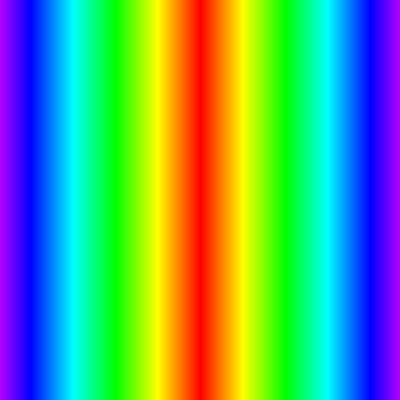
Frame 1 (no input)
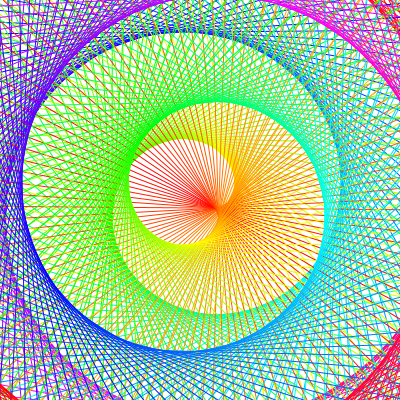
Frame 60 (the mouse pressed at the canvas centre just before this capture)
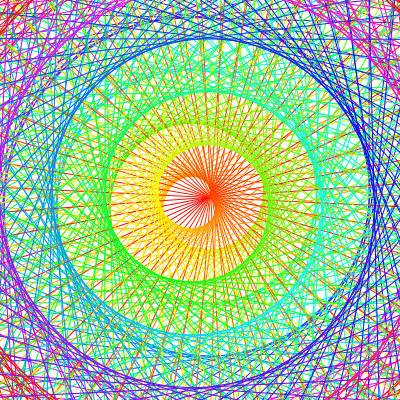
Frame 120 (the mouse held since frame 60 and released just before this capture)

The Processing sketch that drew these frames (run headless with seeded random() and noise(); from frame 60 on, the mouse is pressed at the canvas centre):

// Processing sketch: vertigo_sunflower
// ── vertigo_sunflower.pde
float offset=0;
void setup(){
	size(400,400);
	colorMode(HSB);
	frameRate(60);
}
void draw(){
	background(255);
	pushMatrix();
	translate(200,200);
	for(int i=-300;i<300;i++){
		rotate(offset);
		stroke( (abs(i)+offset) % 330 , 255, 255);
		line(i,-300,i,300);
	}
	popMatrix();
	offset+=0.001;
};

/* Simple adjustments to make the program run in fullscreen
float offset=0;
void setup(){
  fullScreen();
  colorMode(HSB);
  frameRate(30);
}
void draw(){
  background(255);
  pushMatrix();
  translate(width/2,height/2);
  for(int i=-300;i<300;i++){
    rotate(offset);
    stroke( (abs(i)+offset) % 330 , 255, 255);
    line(i*2.5,-300*2.5,i*2.5,300*2.5);
  }
  popMatrix();
  offset+=0.001;
};
*/
